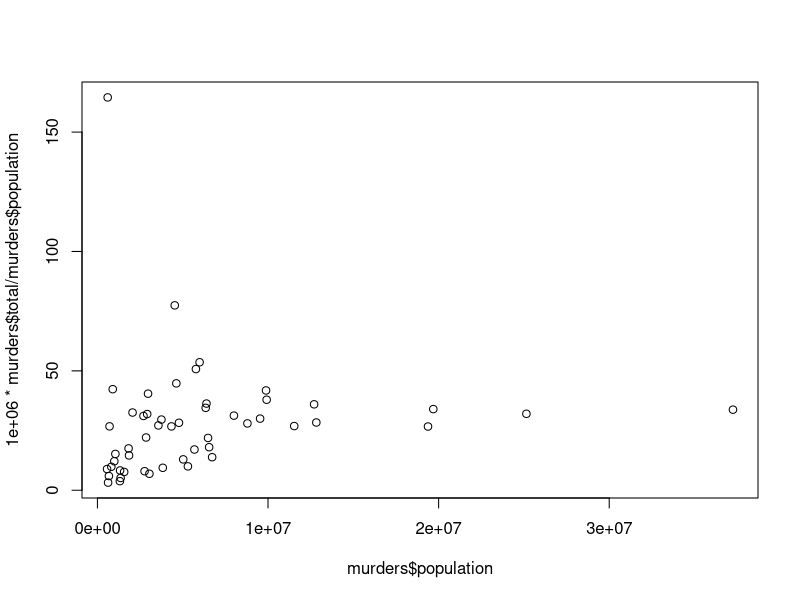

This figure's R source:
## ---- chunk 1
library(dslabs)
data("murders")
help("murders")
## ---- chunk 2
library(knitr)
kable(murders)
## ---- chunk 3
str(murders)
## ---- chunk 4
a <- murders$abb
print(a)
## ---- chunk 5
a <- murders[["abb"]]
print(a)
## ---- chunk 6
print(murders$region)
## ---- chunk 7
length(murders$region)
levels(murders$region)
## ---- chunk 8
table(murders$region) ## I think this is what they want?
## ---- chunk 9
plot(murders$population, 1000000 * murders$total / murders$population)
## ---- chunk 10
sum_sq <- function(n) {
    #tot_sum <- 0
    #for(i in 1:n){
        #tot_sum <- tot_sum + (i ** 2)
    #}
    #return(tot_sum)
    tot_sum <- sum(c(1:20) * c(1:20))
    return(tot_sum)
}
print(sum_sq(20))
## ---- chunk 11
is_prime <- function(n) {
    if (n == 2) {
        return(TRUE)
    } else {
        for(i in 2:(n-1)) {
            if (n %% i == 0) {
                return(FALSE)
            }
        }
    }
    return(TRUE)
}
## ---- chunk 12
sum(sapply(2:100, is_prime)) ##sapply applies function to each elem of vector
